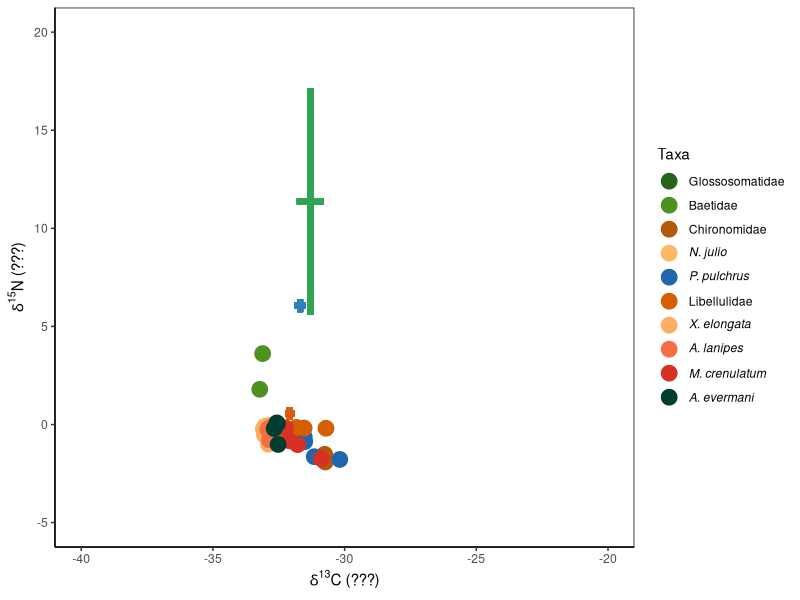

Write the R code that produced this figure.


library(ggplot2)
library(ggpubr)

QPA_Feb17 <- read.csv("Biplot/QPA_Feb17.csv")
head(QPA_Feb17)

QPA_Feb17$taxa <- factor(QPA_Feb17$taxa, levels = c("Glossosomatidae", "Baetidae", "Chironomidae", "N. julio",
                                                    "P. pulchrus", "Libellulidae", "X. elongata", "A. lanipes",
                                                    "M. crenulatum", "A. evermani"))
levels(QPA_Feb17$taxa) 

  ggplot(QPA_Feb17, aes(x=C, y=N, colour=taxa)) +
  geom_point( size=5) +
  labs(x= expression(delta^{13}*"C (???)"), y = expression(delta^{15}*"N (???)")) +
  scale_colour_manual("Taxa",
                        values = c("#276419", "#4d9221", "#b35806", "#fdb863", "#2166ac", 
                                   "#D55E00", "#fdae61", "#f46d43", "#d73027", "#003c30"),
                        labels = c("Glossosomatidae", "Baetidae", "Chironomidae",expression(italic( "N. julio")),
                                   expression(italic("P. pulchrus")), "Libellulidae", 
                                   expression(italic("X. elongata")), expression(italic("A. lanipes")),
                                   expression(italic("M. crenulatum")), expression(italic("A. evermani")))) +
  
  geom_segment(aes(x=-31.91,xend=-32.25,yend=0.56,y=0.56), size=2, color="#d95f0e") + # C leaflitter
  geom_segment(aes(x=-32.08,xend=-32.08,yend=0.878914827,y=0.241085173), size=2, color="#d95f0e") + # N leaflitter
  
  geom_segment(aes(x=-31.48,xend=-31.90,yend=6.06,y=6.06), size=2, color="#2c7fb8")+ # C biofilm
  geom_segment(aes(x=-31.69,xend=-31.69,yend=6.389520784,y=5.730479216), size=2, color="#2c7fb8")+ # N biofilm
  
  geom_segment(aes(x=-30.79,xend=-31.81,yend=11.37138181,y=11.37138181), size=2, color="#31a354") +# C algae
  geom_segment(aes(x=-31.29893075,xend=-31.29893075,yend=17.153228921,y=5.589534699), size=2, color="#31a354") +# algae
  xlim(-40,-20) +
  ylim(-5,20) +

  theme(axis.title.y = element_text(size = 12, angle = 90)) + # axis y 
  theme(axis.title.x = element_text(size = 12, angle = 00)) + # axis x
  
  theme(axis.text.x=element_text(angle=0, size=10, vjust=0.5, color="black")) + #subaxis x
  theme(axis.text.y=element_text(angle=0, size=10, vjust=0.5, color="black")) + #subaxis y
    
    theme(legend.title = element_text(color = "black", size = 14),
      legend.text = element_text(color = "black", size = 12)) +
    theme_set(theme_gray() + theme(legend.key=element_blank()))  + # gray background
  
  theme(panel.grid.major = element_blank(), panel.grid.minor = element_blank(),
        panel.background = element_blank(), axis.line = element_line(colour = "black")) +
  theme(panel.border = element_rect(colour = "black", fill=NA, size=0.5))
